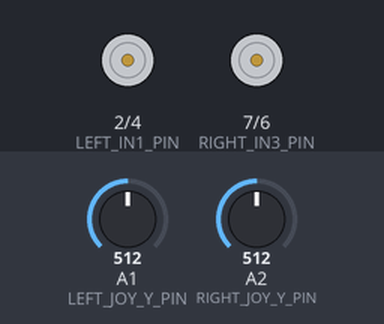
The sketch below on a simulated Arduino Uno, built with avr-gcc and run on an emulated ATmega328P. Parts: motor-driver pin pairs drawn as motors (green arrow = first pin HIGH = forward, orange = second pin HIGH = backward, longer = more drive, scaled by the enable pin). Inputs (shaded band) come from the test bench; at power-on: A1 (LEFT_JOY_Y_PIN) = 512, A2 (RIGHT_JOY_Y_PIN) = 512. What the sketch prints to the serial monitor is not drawn.

Above: at 1.2 s.
1.3 s: A1 (LEFT_JOY_Y_PIN) set to 716
At 2.4 s:
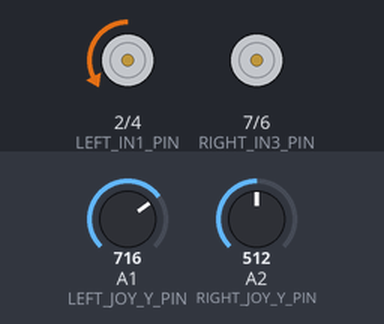
2.8 s: A2 (RIGHT_JOY_Y_PIN) set to 716
At 4.0 s:
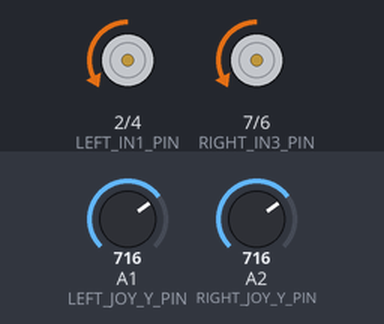
4.3 s: A1 (LEFT_JOY_Y_PIN) set to 900
At 5.0 s:
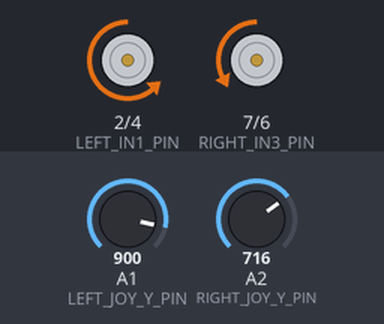
5.8 s: A2 (RIGHT_JOY_Y_PIN) set to 900
At 6.2 s:
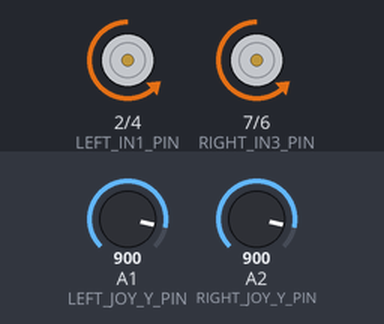
7.3 s: A1 (LEFT_JOY_Y_PIN) set to 1023
At 8.1 s:
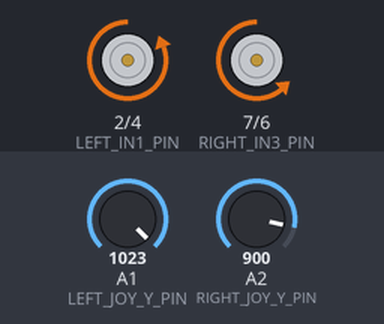
8.8 s: A2 (RIGHT_JOY_Y_PIN) set to 1023
At 9.4 s:
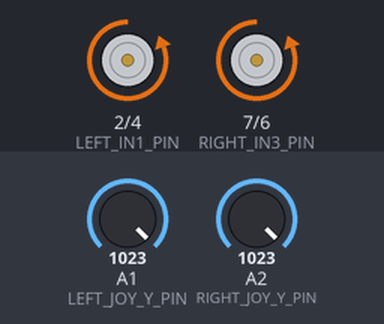
Timing chart, 0 to 11.3 s (numbered marks = the images above; inputs shaded):
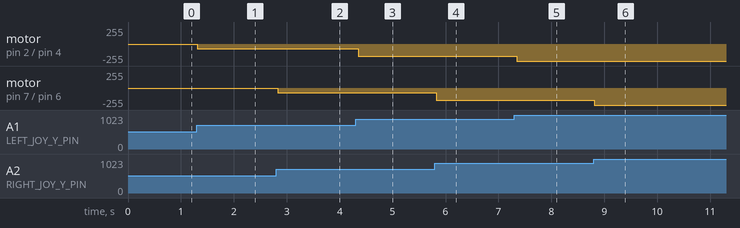

Measured:
- after the input at 1.3 s, motor on pin 2 (LEFT_IN1_PIN) / pin 4 (LEFT_IN2_PIN): stopped → backward 71/255 at once
- after the input at 2.8 s, motor on pin 7 (RIGHT_IN3_PIN) / pin 6 (RIGHT_IN4_PIN): stopped → backward 71/255 at once
- after the input at 4.3 s, motor on pin 2 (LEFT_IN1_PIN) / pin 4 (LEFT_IN2_PIN): backward 71/255 → backward 181/255 after 0.05 s
- after the input at 5.8 s, motor on pin 7 (RIGHT_IN3_PIN) / pin 6 (RIGHT_IN4_PIN): backward 71/255 → backward 181/255 at once
- after the input at 7.3 s, motor on pin 2 (LEFT_IN1_PIN) / pin 4 (LEFT_IN2_PIN): backward 181/255 → backward 255/255 at once
- after the input at 8.8 s, motor on pin 7 (RIGHT_IN3_PIN) / pin 6 (RIGHT_IN4_PIN): backward 181/255 → backward 255/255 at once

The sketch:

YuumiPropulsionSystem.ino
```cpp
/*
  Dual Joystick to L293D Motor Control Test (Tank Drive) - FIXED
  - Added 'constrain()' to prevent motor stall at full stick.
*/

// --- Joystick Pins ---
#define LEFT_JOY_Y_PIN A1
#define RIGHT_JOY_Y_PIN A2

// Default joystick center values (0-255 range)
#define JOY_CORRECTION 128

// --- LEFT Motor Pins ---
#define LEFT_ENABLE_PIN 3   // PWM
#define LEFT_IN1_PIN 2
#define LEFT_IN2_PIN 4

// --- RIGHT Motor Pins ---
#define RIGHT_ENABLE_PIN 5  // PWM
#define RIGHT_IN3_PIN 7
#define RIGHT_IN4_PIN 6

void setup() {
  Serial.begin(115200);
  Serial.println("--- ROVER READY ---");

  // Set Left Motor pins
  pinMode(LEFT_ENABLE_PIN, OUTPUT);
  pinMode(LEFT_IN1_PIN, OUTPUT);
  pinMode(LEFT_IN2_PIN, OUTPUT);

  // Set Right Motor pins
  pinMode(RIGHT_ENABLE_PIN, OUTPUT);
  pinMode(RIGHT_IN3_PIN, OUTPUT);
  pinMode(RIGHT_IN4_PIN, OUTPUT);
}

void loop() {
  // ==================================================
  // 1. READ JOYSTICKS (With Anti-Ghosting)
  // ==================================================
  int rawLeft = analogRead(LEFT_JOY_Y_PIN);
  delay(2); // Tiny delay to prevent crosstalk
  int rawRight = analogRead(RIGHT_JOY_Y_PIN);

  // ==================================================
  // 2. CONTROL LEFT MOTOR
  // ==================================================
  // Map 0-1023 input to 0-255 range
  int leftY = map(rawLeft, 0, 1023, 0, 255) - JOY_CORRECTION;
  leftY = leftY * -1; // Flip Y-axis so UP is positive

  int leftSpeed = 0;

  // Calculate Speed
  if (abs(leftY) > 20) { // Deadzone check
    if (leftY > 0) {
      leftSpeed = map(leftY, 20, 127, 0, 255);
    } else {
      leftSpeed = map(leftY, -20, -127, 0, -255);
    }
  }

  // --- THE FIX: CONSTRAIN VALUES ---
  // Ensure speed never goes above 255 or below -255
  leftSpeed = constrain(leftSpeed, -255, 255);

  // ==================================================
  // 3. CONTROL RIGHT MOTOR
  // ==================================================
  int rightY = map(rawRight, 0, 1023, 0, 255) - JOY_CORRECTION;
  rightY = rightY * -1; // Flip Y-axis so UP is positive

  int rightSpeed = 0;

  // Calculate Speed
  if (abs(rightY) > 20) { // Deadzone check
    if (rightY > 0) {
      rightSpeed = map(rightY, 20, 127, 0, 255);
    } else {
      rightSpeed = map(rightY, -20, -127, 0, -255);
    }
  }

  // --- THE FIX: CONSTRAIN VALUES ---
  rightSpeed = constrain(rightSpeed, -255, 255);

  // ==================================================
  // 4. SEND COMMANDS
  // ==================================================
  // Serial.print("L: "); Serial.print(leftSpeed);
  // Serial.print(" | R: "); Serial.println(rightSpeed);

  controlLeftMotor(leftSpeed);
  controlRightMotor(rightSpeed);

  delay(50);
}

// --- Helper Functions ---

void controlLeftMotor(int speed) {
  if (speed > 0) {
    digitalWrite(LEFT_IN1_PIN, HIGH);
    digitalWrite(LEFT_IN2_PIN, LOW);
    analogWrite(LEFT_ENABLE_PIN, speed);
  } else if (speed < 0) {
    digitalWrite(LEFT_IN1_PIN, LOW);
    digitalWrite(LEFT_IN2_PIN, HIGH);
    analogWrite(LEFT_ENABLE_PIN, abs(speed));
  } else {
    digitalWrite(LEFT_IN1_PIN, LOW);
    digitalWrite(LEFT_IN2_PIN, LOW);
    analogWrite(LEFT_ENABLE_PIN, 0);
  }
}

void controlRightMotor(int speed) {
  if (speed > 0) {
    digitalWrite(RIGHT_IN3_PIN, HIGH);
    digitalWrite(RIGHT_IN4_PIN, LOW);
    analogWrite(RIGHT_ENABLE_PIN, speed);
  } else if (speed < 0) {
    digitalWrite(RIGHT_IN3_PIN, LOW);
    digitalWrite(RIGHT_IN4_PIN, HIGH);
    analogWrite(RIGHT_ENABLE_PIN, abs(speed));
  } else {
    digitalWrite(RIGHT_IN3_PIN, LOW);
    digitalWrite(RIGHT_IN4_PIN, LOW);
    analogWrite(RIGHT_ENABLE_PIN, 0);
  }
}
```
